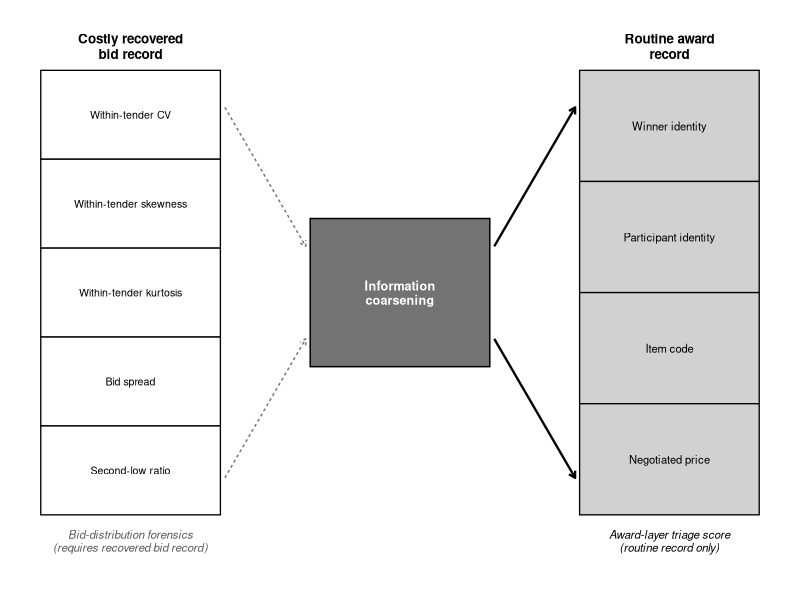
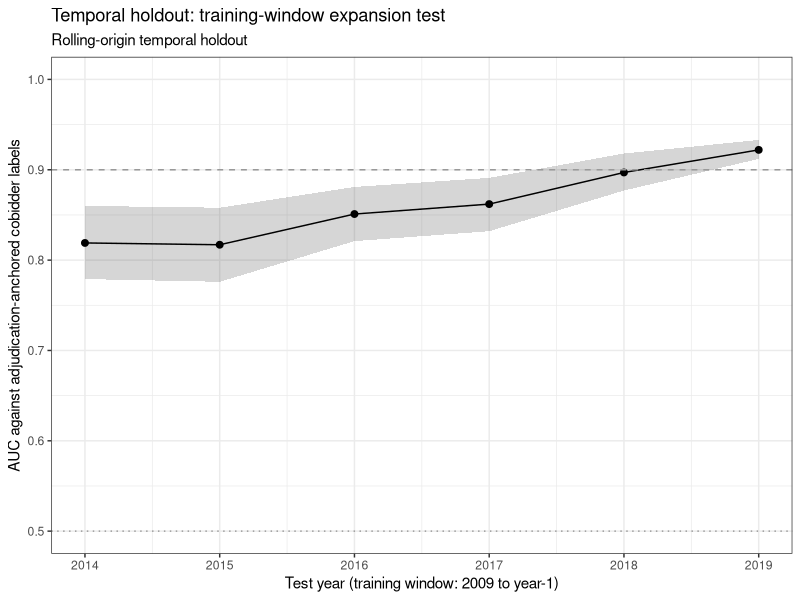

Reproduce these figures in R, in order.
#!/usr/bin/env Rscript

suppressPackageStartupMessages({
  library(ggplot2)
  library(dplyr)
  library(tibble)
})

dir.create("output/figures", showWarnings = FALSE, recursive = TRUE)

# CO-AUTHOR EDIT (JLEO R&R Subprompt 3): relabel layers — routine award record vs costly recovered bid record; "data coarsening"->"information coarsening".
# Figure 1: information layers.
total_height <- 24
n_bid <- 5
n_award <- 4
row_h_bid <- total_height / n_bid
row_h_award <- total_height / n_award

bid <- tibble(
  feature = c("Within-tender CV", "Within-tender skewness",
              "Within-tender kurtosis", "Bid spread",
              "Second-low ratio"),
  i = 1:n_bid
) |>
  mutate(y_top = (i - 1) * row_h_bid,
         y_bottom = i * row_h_bid,
         x_start = 0, x_end = 2)

award <- tibble(
  feature = c("Winner identity", "Participant identity",
              "Item code", "Negotiated price"),
  i = 1:n_award
) |>
  mutate(y_top = (i - 1) * row_h_award,
         y_bottom = i * row_h_award,
         x_start = 6, x_end = 8)

gate_xmin <- 3.0
gate_xmax <- 5.0
gate_ymin <- total_height / 2 - 4
gate_ymax <- total_height / 2 + 4

bid_arrows <- tibble(
  x_from = 2.05, x_to = 2.95,
  y_from = c(2, total_height - 2),
  y_to = c(gate_ymin + 1.5, gate_ymax - 1.5)
)

award_arrows <- tibble(
  x_from = 5.05, x_to = 5.95,
  y_from = c(gate_ymin + 1.5, gate_ymax - 1.5),
  y_to = c(2, total_height - 2)
)

p1 <- ggplot() +
  geom_rect(data = bid,
            aes(xmin = x_start, xmax = x_end,
                ymin = -y_bottom, ymax = -y_top),
            fill = "white", color = "black", linewidth = 0.45) +
  geom_text(data = bid,
            aes(x = (x_start + x_end) / 2,
                y = -(y_top + y_bottom) / 2,
                label = feature),
            size = 2.7, family = "sans", color = "black") +
  geom_rect(data = award,
            aes(xmin = x_start, xmax = x_end,
                ymin = -y_bottom, ymax = -y_top),
            fill = "gray82", color = "black", linewidth = 0.45) +
  geom_text(data = award,
            aes(x = (x_start + x_end) / 2,
                y = -(y_top + y_bottom) / 2,
                label = feature),
            size = 2.85, family = "sans", color = "black") +
  annotate("rect",
           xmin = gate_xmin, xmax = gate_xmax,
           ymin = -gate_ymax, ymax = -gate_ymin,
           fill = "gray45", color = "black", linewidth = 0.5) +
  annotate("text",
           x = (gate_xmin + gate_xmax) / 2,
           y = -(gate_ymin + gate_ymax) / 2,
           label = "Information\ncoarsening",
           color = "white", size = 3.2, fontface = "bold",
           family = "sans", lineheight = 0.95) +
  geom_segment(data = bid_arrows,
               aes(x = x_from, xend = x_to,
                   y = -y_from, yend = -y_to),
               color = "gray45", linewidth = 0.5, linetype = "22",
               arrow = arrow(length = unit(0.16, "cm"))) +
  geom_segment(data = award_arrows,
               aes(x = x_from, xend = x_to,
                   y = -y_from, yend = -y_to),
               color = "black", linewidth = 0.8,
               arrow = arrow(length = unit(0.18, "cm"))) +
  annotate("text", x = 1, y = 1.3,
           label = "Costly recovered\nbid record",
           fontface = "bold", size = 3.4, family = "sans",
           lineheight = 0.95) +
  annotate("text", x = 7, y = 1.3,
           label = "Routine award\nrecord",
           fontface = "bold", size = 3.4, family = "sans",
           lineheight = 0.95) +
  # CO-AUTHOR EDIT (Subprompt 8): drop the side-by-side AUC annotations so Fig 1 is a
  # pure information-cost diagram (consistent with the caption and the reframe); the
  # benchmark AUCs, with full case-grouped caveats, live in Section 6.1 / Table Q.
  annotate("text",
           x = 1, y = -(total_height + 1.4),
           label = "Bid-distribution forensics\n(requires recovered bid record)",
           size = 2.9, family = "sans", color = "gray35",
           fontface = "italic", lineheight = 0.95) +
  annotate("text",
           x = 7, y = -(total_height + 1.4),
           label = "Award-layer triage score\n(routine record only)",
           size = 2.9, family = "sans", color = "black",
           fontface = "italic", lineheight = 0.95) +
  scale_x_continuous(limits = c(-0.3, 8.3), expand = c(0, 0)) +
  scale_y_continuous(limits = c(-(total_height + 4), 3.2),
                     expand = c(0, 0)) +
  labs(title = NULL, subtitle = NULL, caption = NULL) +
  theme_void(base_size = 11, base_family = "sans") +
  theme(plot.margin = margin(8, 10, 8, 10))

ggsave("output/figures/fig_data_coarsening.pdf", p1,
       width = 7.0, height = 4.6, device = cairo_pdf)

# Figure 2: temporal holdout AUC. Values match Appendix D.4.
yearly <- tibble(
  test_year = 2014:2019,
  auc = c(0.819, 0.817, 0.851, 0.862, 0.897, 0.922),
  ci_lo = c(0.779, 0.776, 0.821, 0.832, 0.877, 0.912),
  ci_hi = c(0.860, 0.858, 0.881, 0.891, 0.918, 0.933)
)

p2 <- ggplot(yearly, aes(x = test_year, y = auc)) +
  geom_ribbon(aes(ymin = ci_lo, ymax = ci_hi), alpha = 0.2) +
  geom_line() +
  geom_point(size = 2) +
  geom_hline(yintercept = 0.5, linetype = "dotted", color = "gray60") +
  geom_hline(yintercept = 0.9, linetype = "dashed", color = "gray60") +
  coord_cartesian(ylim = c(0.5, 1.0)) +
  labs(x = "Test year (training window: 2009 to year-1)",
       y = "AUC against adjudication-anchored cobidder labels",
       title = "Temporal holdout: training-window expansion test",
       subtitle = "Rolling-origin temporal holdout") +
  theme_bw()

ggsave("output/figures/fig_temporal_holdout_roc.pdf", p2,
       width = 7, height = 4.5, device = cairo_pdf)
